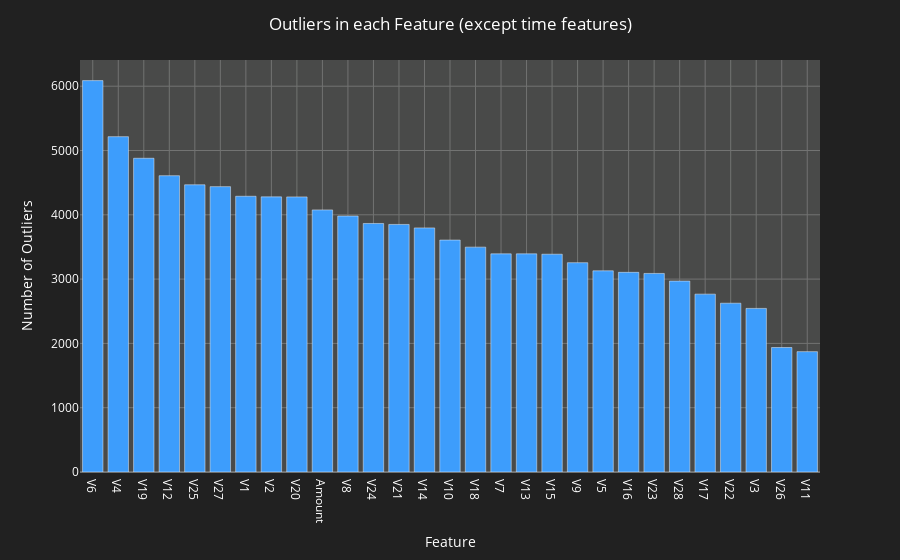

Notebook code cell kept with this figure:
### Code cell
# Number of entries with z score > 3 or < -3 for each feature variable
ol_df = (stats.zscore(np.abs(df_eda.iloc[:, 1:-2])) > 3).sum(axis=0).sort_values(ascending=False)

fig = px.bar(x=ol_df.index, y=ol_df)

fig.update_layout(title="Outliers in each Feature (except time features)", title_x=0.5, plot_bgcolor=colors[3], paper_bgcolor=colors[4], font_color=colors[5], xaxis_title="Feature", yaxis_title="Number of Outliers")
fig.update_traces(marker_color=colors[1])
fig.update_xaxes(gridcolor=colors[6], zerolinecolor=colors[6])
fig.update_yaxes(gridcolor=colors[6], zerolinecolor=colors[6])

### Figure 1 — Plotly figure (JSON) as saved in the notebook; plotly's stock layout.template omitted (floating-point values rounded to 4 significant figures)
{"data": [{"alignmentgroup": "True", "hovertemplate": "x=%{x}<br>y=%{y}<extra></extra>", "legendgroup": "", "marker": {"color": "#3d9dfc", "pattern": {"shape": ""}}, "name": "", "offsetgroup": "", "orientation": "v", "showlegend": false, "textposition": "auto", "x": ["V6", "V4", "V19", "V12", "V25", "V27", "V1", "V2", "V20", "Amount", "V8", "V24", "V21", "V14", "V10", "V18", "V7", "V13", "V15", "V9", "V5", "V16", "V23", "V28", "V17", "V22", "V3", "V26", "V11"], "xaxis": "x", "y": [6087, 5215, 4879, 4608, 4467, 4438, 4288, 4279, 4278, 4076, 3981, 3865, 3850, 3796, 3607, 3497, 3393, 3393, 3387, 3255, 3129, 3105, 3088, 2969, 2766, 2625, 2544, 1936, 1872], "yaxis": "y", "type": "bar"}], "layout": {"xaxis": {"anchor": "y", "domain": [0, 1], "title": {"text": "Feature"}, "gridcolor": "#727372", "zerolinecolor": "#727372", "type": "category", "range": [-0.5, 28.5], "autorange": true}, "yaxis": {"anchor": "x", "domain": [0, 1], "title": {"text": "Number of Outliers"}, "gridcolor": "#727372", "zerolinecolor": "#727372", "type": "linear", "range": [0, 6407.0], "autorange": true}, "legend": {"tracegroupgap": 0}, "margin": {"t": 60}, "barmode": "relative", "title": {"text": "Outliers in each Feature (except time features)", "x": 0.5}, "font": {"color": "#ffffff"}, "plot_bgcolor": "#494a49", "paper_bgcolor": "#212121", "autosize": true}}
